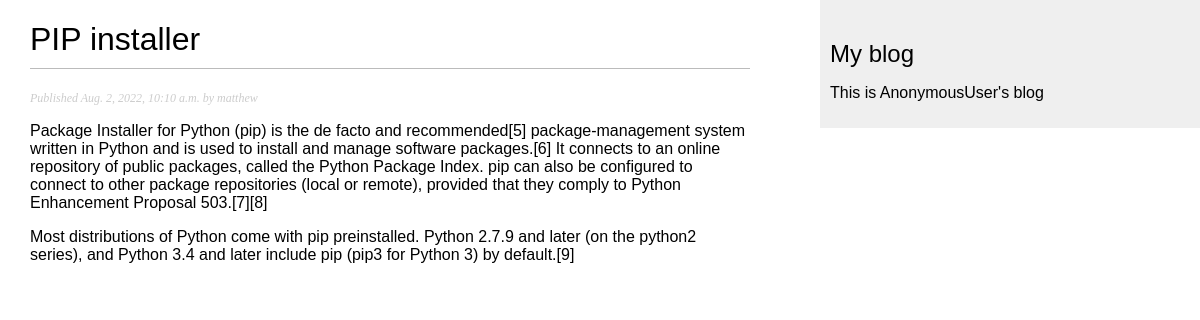
Screenshot of /blog/2022/8/2/pip-installer/ with the database file from the repository.
### blog/models.py (models this page shows, shortened)
class Post(models.Model):
    STATUS_CHOICES = (
        ('d', 'Draft'),
        ('p', 'Published'),
    )
    title = models.CharField(max_length=256)
    slug = models.SlugField(max_length=256, unique_for_date='publish')  # unique_for_date - добавить дату из поля к адресу
    author = models.ForeignKey(User, on_delete=models.CASCADE, related_name='blog_posts')  # TODO:посмотреть related_name
    body = models.TextField()
    publish = models.DateTimeField(default=timezone.now)  # timezone - утилита Django
    created = models.DateTimeField(auto_now_add=True)  # дата автоматически сохраняется при создании объекта
    updated = models.DateTimeField(auto_now=True)  # дата автоматически сохраняется при сохранении объекта
    status = models.CharField(max_length=1, choices=STATUS_CHOICES, default='d')
    objects = models.Manager()  # менеджер по умолчанию
    published = PublishedManager()  # наш менеджер
    class Meta:
        ordering = ('-publish', )  # инвертированная сортировка по полю publish

### blog/views.py (the view)
def post_detail(request, year, month, day, post):
    post = get_object_or_404(Post, slug=post, status='p',
                             publish__year=year, publish__month=month, publish__day=day)
    return render(request, template_name='blog/post/detail.html', context={'post': post})

### blog/templates/blog/post/detail.html (shortened to what this page needs)
{% extends 'blog/base.html' %}
{% block content %}
    <h1>{{ post.title }}</h1>
    <p class="date">Published {{ post.publish }} by {{ post.author }}</p>
    {{ post.body|linebreaks }}
{% endblock %}

### blog/static/css/blog.css (style rules this page uses)
body { margin:0; padding:0; font-family:helvetica, sans-serif; }
h1 { font-weight:normal; border-bottom:1px solid #bbb; padding:0 0 10px 0; }
p.date { color:#ccc; font-family: georgia, serif; font-size: 12px; font-style: italic; }

### rows the page displays
Post: title "PIP installer", publish "Aug. 2, 2022, 10:10 a.m.", author "matthew", body "Package Installer for Python (pip) is the de facto and recommended[5] package-management system written in Python and is used to install and manage software packages.[6] It connects to an online repository of public packages, called the Python Package Index. pip can also be configured to connect to other package repositories (local or remote), provided that they comply to Python Enhancement Proposal 503.[7][8] Most distributions of Python come with pip preinstalled. Python 2.7.9 and later (on the python2 series), and Python 3.4 and later include pip (pip3 for Python 3) by default.[9]"

### other values shown
{{ user|capfirst }} "AnonymousUser"
